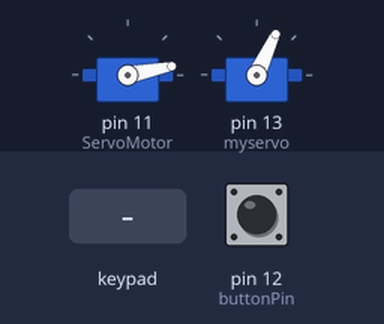
This sketch was run on a simulated Arduino Uno, built with avr-gcc and run on an emulated ATmega328P. Parts: 2 × servo. Inputs (shaded band) come from the test bench; at power-on: pin 12 (buttonPin) LOW.

Above: at 1.2 s.
1.3 s: pin 12 (buttonPin) pulled HIGH for 0.15 s
At 1.38 s:
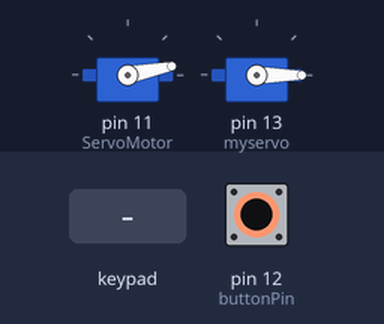
2.9 s: keypad keys 1 1 1 pressed 0.4 s apart
At 4.7 s:
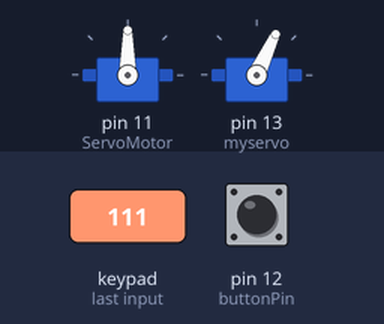
5.6 s: pin 12 (buttonPin) pulled HIGH for 1 s
At 6.1 s:
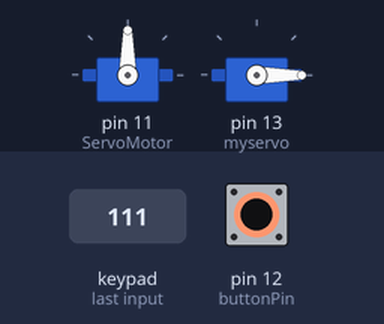
8.1 s: pin 12 (buttonPin) pulled HIGH for 3.2 s
At 12.2 s:
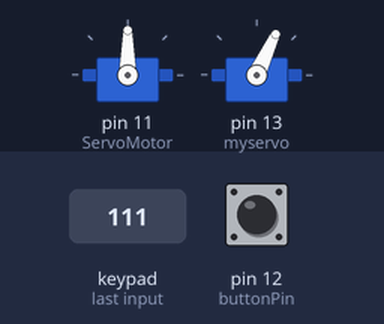
12.8 s: key '*' pressed
At 13.1 s:
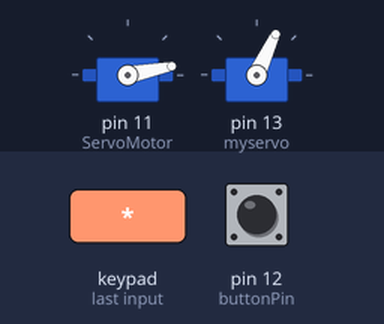
Timing chart, 0 to 15.3 s (numbered marks = the images above; inputs shaded):
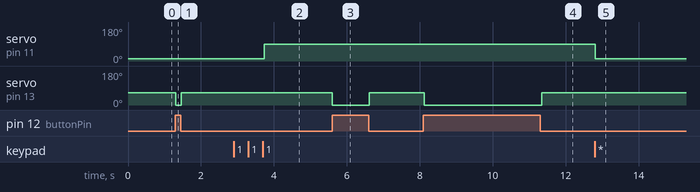

Measured:
- after the input at 1.3 s, servo on pin 13 (myservo): 65° → 0° at once, → 65° 0.15 s later
- after the input at 2.9 s, servo on pin 11 (ServoMotor): 11° → 90° after 0.83 s
- after the input at 5.6 s, servo on pin 13 (myservo): 65° → 0° at once, → 65° 1.0 s later
- after the input at 8.1 s, servo on pin 13 (myservo): 65° → 0° at once, → 65° 3.2 s later
- after the input at 12.8 s, servo on pin 11 (ServoMotor): 90° → 11° at once

The sketch:

final.ino
```cpp
#include <Servo.h>
#include <Keypad.h>
#include <Servo.h>

Servo myservo;
int buttonPin = 12;
int buttonState = 0;


Servo ServoMotor;
char* password = "111";
int position = 0;
const byte ROWS = 4;
const byte COLS = 4;
char keys[ROWS][COLS] = {
  {'1', '2', '3', 'A'},
  {'4', '5', '6', 'B'},
  {'7', '8', '9', 'C'},
  {'*', '0', '#', 'D'}
};

byte rowPins[ROWS] = { 8, 7, 6, 9 };
byte colPins[COLS] = { 5, 4, 3, 2 };
Keypad keypad = Keypad( makeKeymap(keys), rowPins, colPins, ROWS, COLS );


void setup()
{
  ServoMotor.attach(11);
  LockedPosition(true);
  myservo.attach(13);
  pinMode(buttonPin, INPUT);
}

void loop()
{
  buttonState = digitalRead(buttonPin);

    if (buttonState == HIGH)
      myservo.write(0);

    else
      myservo.write(65);
//    adelay(500);
  char key = keypad.getKey();
  if (key == '*' || key == '#')
  {
    position = 0;
    LockedPosition(true);
  }
  if (key == password[position])
  {
    position ++;
  }
  if (position == 3)
  {
    LockedPosition(false);
  }
  delay(50);
}
void LockedPosition(int locked)
{
  if (locked)
  {

    ServoMotor.write(11);
  }
  else
  {

    ServoMotor.write(90);


  }
}
```
